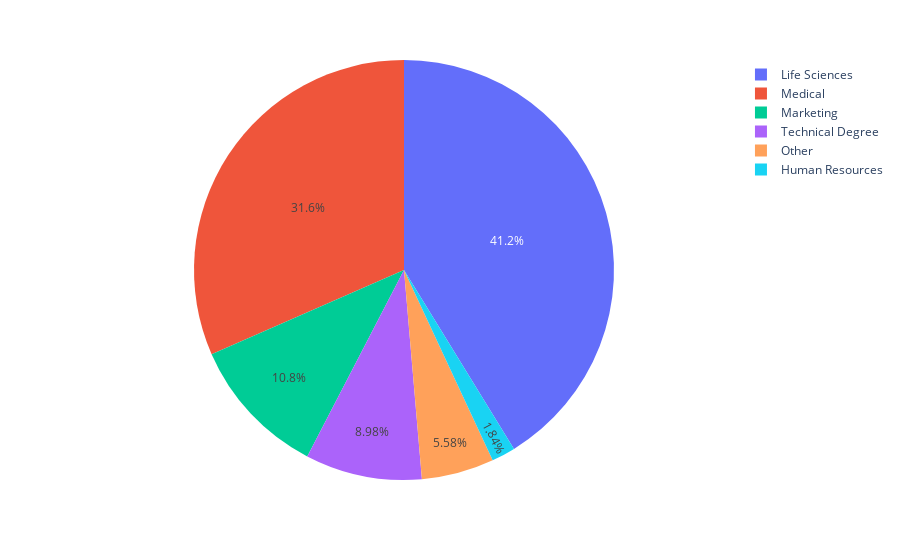

The code cell stored with this chart in its notebook:
### Code cell
fig = px.pie(education_field, names="EducationField", values="Count")
fig.show()

### Figure 1 — Plotly figure (JSON) as saved in the notebook; plotly's stock layout.template omitted (floating-point values rounded to 4 significant figures)
{"data": [{"domain": {"x": [0, 1], "y": [0, 1]}, "hovertemplate": "EducationField=%{label}<br>Count=%{value}<extra></extra>", "labels": ["Life Sciences", "Medical", "Marketing", "Technical Degree", "Other", "Human Resources"], "legendgroup": "", "name": "", "showlegend": true, "type": "pie", "values": [606, 464, 159, 132, 82, 27]}], "layout": {"legend": {"tracegroupgap": 0}, "margin": {"t": 60}}}
